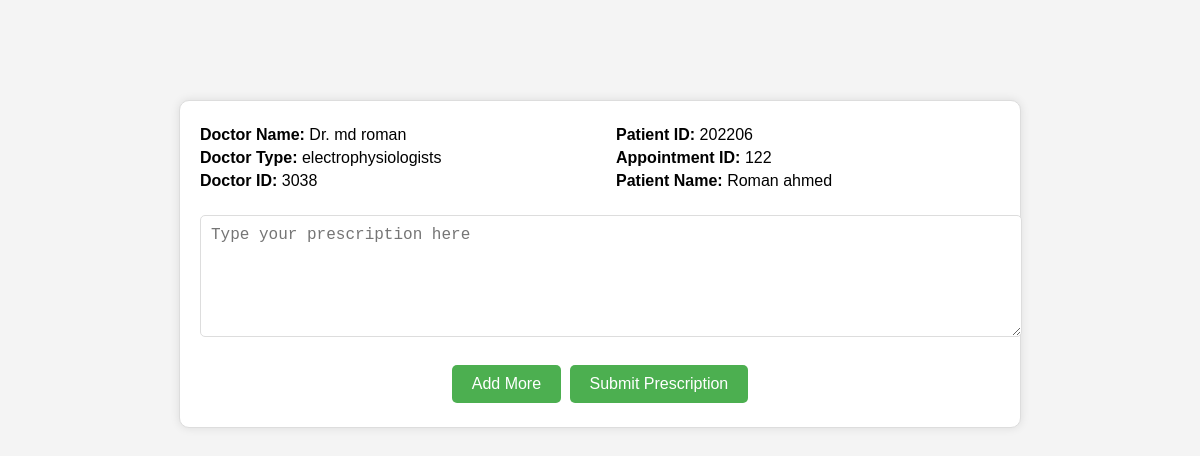
Screenshot of /Topic-2/mdobidulhuqsagor/submitPrescriptionForm.php?appointment_id=122 (signed in) with the database file from the repository.
### tables this page shows
CREATE TABLE `appointments` (
  `appointment_id` int(3) UNSIGNED ZEROFILL NOT NULL,
  `patient_id` int(6) UNSIGNED ZEROFILL DEFAULT NULL,
  `doctor_id` int(4) UNSIGNED DEFAULT NULL,
  `first_name` varchar(100) DEFAULT NULL,
  `last_name` varchar(100) DEFAULT NULL,
  `email` varchar(100) DEFAULT NULL,
  `phone` varchar(20) DEFAULT NULL,
  `doctor_type` varchar(50) DEFAULT NULL,
  `doctor_name` varchar(100) DEFAULT NULL,
  `appointment_date` date DEFAULT NULL,
  `appointment_time` time DEFAULT NULL,
  `room_number` varchar(10) DEFAULT NULL,
  `fees` decimal(10,2) DEFAULT NULL
);

CREATE TABLE `doctorregistrations` (
  `doctor_id` int(4) UNSIGNED ZEROFILL NOT NULL,
  `title` varchar(10) NOT NULL,
  `first_name` varchar(50) NOT NULL,
  `last_name` varchar(50) NOT NULL,
  `dob` date NOT NULL,
  `gender` varchar(10) NOT NULL,
  `district` varchar(50) NOT NULL,
  `national_id` varchar(50) NOT NULL,
  `registration_number` varchar(50) NOT NULL,
  `doctor_type` varchar(50) NOT NULL,
  `mobile_number` varchar(20) NOT NULL,
  `email` varchar(100) NOT NULL,
  `password` varchar(255) NOT NULL,
  `approved` tinyint(1) NOT NULL
);

### Topic-2/mdobidulhuqsagor/submitPrescriptionForm.php (the view, shortened to what this page needs)
<?php
$servername = "localhost";
$username = "root";
$password = "";
$dbname = "Dmedic";
try {
    $pdo = new PDO("mysql:host=$servername;dbname=$dbname", $username, $password);
    $pdo->setAttribute(PDO::ATTR_ERRMODE, PDO::ERRMODE_EXCEPTION);
    $appointment_id = $_GET['appointment_id'];
    $sql = $pdo->prepare("SELECT a.appointment_id, a.patient_id, a.first_name AS patient_first_name, a.last_name AS patient_last_name,
                          d.first_name AS doctor_first_name, d.last_name AS doctor_last_name, d.doctor_type, d.doctor_id
                          FROM appointments a
                          JOIN doctorRegistrations d ON a.doctor_id = d.doctor_id
                          WHERE a.appointment_id = :appointment_id");
    $sql->bindParam(':appointment_id', $appointment_id, PDO::PARAM_INT);
    $sql->execute();
    $appointment = $sql->fetch(PDO::FETCH_ASSOC);
} catch (PDOException $e) {
    echo "Database Error: " . $e->getMessage();
} catch (Exception $e) {
    echo "Error: " . $e->getMessage();
}
?>
<!DOCTYPE html>
<html lang="en">
<head>
</head>
<body>
    <div class="prescription-form">
        <div class="header">
            <div>
                <p><strong>Doctor Name:</strong> Dr. <?php echo htmlspecialchars($appointment['doctor_first_name'] . ' ' . $appointment['doctor_last_name']); ?></p>
                <p><strong>Doctor Type:</strong> <?php echo htmlspecialchars($appointment['doctor_type']); ?></p>
                <p><strong>Doctor ID:</strong> <?php echo htmlspecialchars($appointment['doctor_id']); ?></p>
            </div>
            <div>
                <p><strong>Patient ID:</strong> <?php echo htmlspecialchars($appointment['patient_id']); ?></p>
                <p><strong>Appointment ID:</strong> <?php echo htmlspecialchars($appointment['appointment_id']); ?></p>
                <p><strong>Patient Name:</strong> <?php echo htmlspecialchars($appointment['patient_first_name'] . ' ' . $appointment['patient_last_name']); ?></p>
            </div>
        </div>
        <form method="post">
            <div id="prescription-container">
                <div class="prescription-box">
                    <textarea name="prescription[]" rows="4" placeholder="Type your prescription here"></textarea>
                </div>
            </div>
            <div class="buttons-container">
                <button type="button" onclick="addPrescriptionBox()">Add More</button>
                <button type="submit">Submit Prescription</button>
            </div>
        </form>
    </div>
</body>
</html>

### Topic-2/mdobidulhuqsagor/submitPrescriptionForm.php (style rules this page uses)
body { font-family: Arial, sans-serif; margin: 0; padding: 0; background-color: #f4f4f4; }
.prescription-form { max-width: 800px; margin: 100px auto; padding: 20px; border: 1px solid #ddd; background-color: #fff; box-shadow: 0 0 10px rgba(0, 0, 0, 0.1); border-radius: 10px; }
.header { display: flex; justify-content: space-between; margin-bottom: 20px; }
.header div { width: 48%; }
.header div p { margin: 5px 0; font-size: 16px; }
.prescription-box { margin-bottom: 15px; }
.prescription-box textarea { width: 100%; padding: 10px; font-size: 16px; border: 1px solid #ddd; border-radius: 5px; resize: vertical; min-height: 100px; }
.buttons-container { text-align: center; margin-top: 20px; }
.buttons-container button { background-color: #4CAF50; color: white; border: none; padding: 10px 20px; text-align: center; text-decoration: none; display: inline-block; font-size: 16px; margin: 4px 2px; cursor: pointer; border-radius: 5px; transition: background-color 0.3s; }

### rows the page displays
appointments: doctor.last_name "md roman", doctor.doctor_type "electrophysiologists", doctor.doctor_id "3038", patient "202206", appointment_id "122", first_name+last_name "Roman ahmed"
